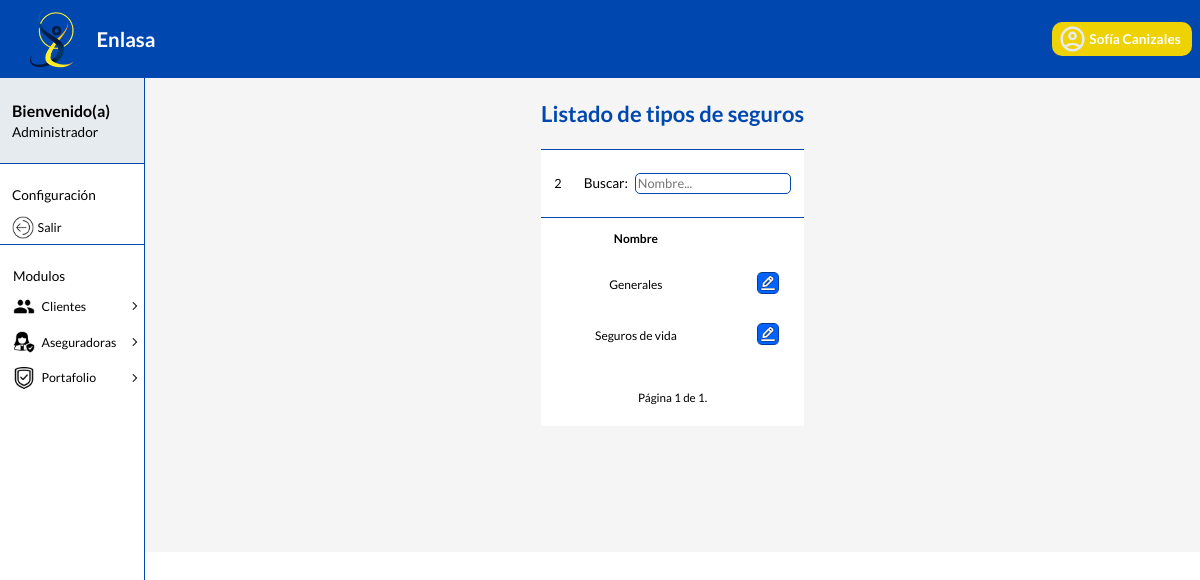
Page /admin_dashboard/types_insurances/ (signed in) on the earlier database version.
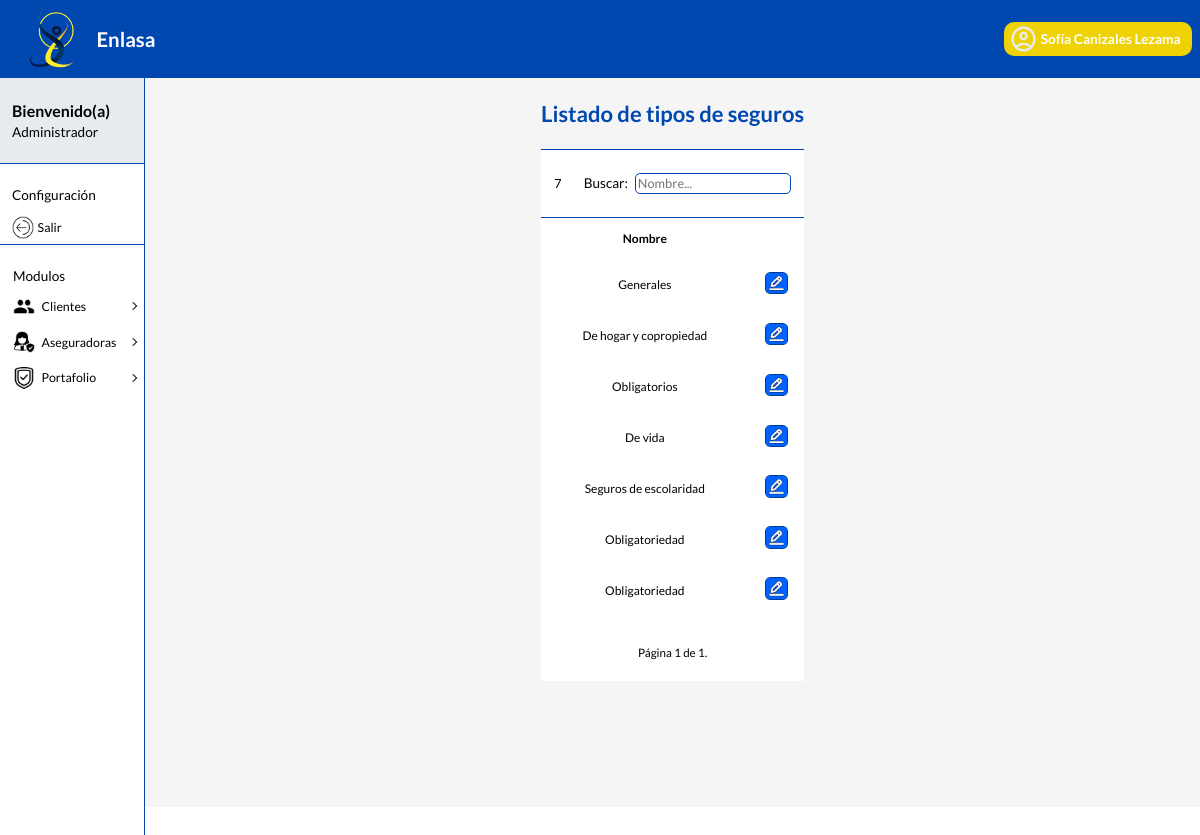
Same page on the later database version.
### home/models.py (models this page shows, shortened)
class  Usuario(AbstractBaseUser, PermissionsMixin):
    ROL = [ #creación de la enumeración de tipo de rol
        ('CLIENTE', 'Cliente'),
        ('GERENTE', 'Gerente'),
        ('ADMINISTRADOR', 'Administrador')
    ]
    num_documento = models.IntegerField( primary_key = True, unique=True)
    rol = models.CharField(max_length = 14, choices = ROL)
    nombre = models.CharField(max_length = 50)
    email = models.EmailField(max_length = 50)
    password = models.CharField(max_length = 8)
    REQUIRED_FIELDS = ['rol']
    USERNAME_FIELD = 'num_documento'
    objects = UsuarioManager()

class Tipo_Seguro(models.Model):
    id = models.AutoField(primary_key = True)
    nombre = models.CharField(max_length = 60)

### home/views.py (the view)
# urls.py: path('admin_dashboard/types_insurances/', views.show_types_insurances, name='show_types_insurances'),
@login_required
def show_types_insurances(request):
    context = {
        'type_insurance' : Tipo_Seguro.objects.all(),
    }
    paginator = Paginator(context['type_insurance'], 10)
    page = request.GET.get('page')
    try:
        type_insurance_page = paginator.page(page)
    except PageNotAnInteger:
        type_insurance_page = paginator.page(1)
    except EmptyPage:
        type_insurance_page = paginator.page(paginator.num_pages)
    context['type_insurance_page'] = type_insurance_page
    return render(request, 'admin/show_types_insurances.html', {'context': context})

### home/templates/admin/show_types_insurances.html (shortened to what this page needs)
{% extends 'layouts/baseAdmin.html' %}
{% load static %}
{% block content %}
<section id="clientes">
    <h3>Listado de tipos de seguros</h3>
</section>
<div id="general">
    <section id="buscar">
        <p id="count" class="space-num">{{ context.type_insurance_page.paginator.count }}</p>
        <section>
            <label for="buscar">Buscar:</label>
            <input name="buscar" type="text" placeholder="Nombre..."></input>
        </section>
    </section>
    <table>
        <thead>
            <tr>
                <th>Nombre</th>
            </tr>
        </thead>
        <tbody>
            {% for type_insurance in context.type_insurance_page %}
            <tr id="datos">
                <td>{{ type_insurance.nombre }}</td>
                <td>
                    {% url 'edit_type_insurance' type_insurance.id as url_edit %}
                    <button class="button-icon" onclick="window.location.href='{{url_edit}}'">
                        <figure>
                            <img src="{% static 'assets/edit.png' %}" alt="icono">
                        </figure>
                    </button>
                </td>
            </tr>
            {% endfor %}
        </tbody>
    </table>
    <div class="pagination">
        <span class="step-links">
          <span class="current"> Página {{ context.type_insurance_page.number }} de {{ context.type_insurance_page.paginator.num_pages }}. </span>
        </span>
    </div>
</div>
{% endblock %}

### home/templates/layouts/baseAdmin.html (shortened to what this page needs)
{% load static %}
<!DOCTYPE html>
<html lang="en">
<head>
    <link rel="stylesheet" href="{% static 'css/principal.css' %}">
    <link rel="stylesheet" href="{% static 'css/tables.css' %}">
    <link rel="stylesheet" href="{% static 'css/verPerfil.css' %}">
    <link rel="stylesheet" href="{% static 'css/forms.css' %}">
</head>
<body>
    <header>
        <section>
            <figure>
                <img src="{% static 'assets/iconoLogo.png' %}" alt="logo">
            </figure>
            <h1>Enlasa</h1>
        </section>
        <button id="miBoton" class="icono1">
            <img src="{% static 'assets/icono1.png' %}"  alt="icono">
            <span><strong>{{ user.nombre }}</strong></span>
        </button>
    </header>
    <div class="lyout">
        <nav id="nav" class="cerrado">
            <section class="rol">
                <h3>Bienvenido(a)</h3>
                <p>Administrador</p>
            </section>
            <section class="confi">
                <p class="p" >Configuración</p>
                <button class="icono2" id="boton-logout">
                    <figure>
                        <img src="{% static 'assets/out.png' %}"  alt="icono">
                    </figure>
                    <p>Salir</p>
                </button>
            </section>
            <ul class="list">
                <p>Modulos</p>
                <li class="list_item list_item--click">
                    <div class="list_button list_button--click">
                        <img src="{% static 'assets/people.png' %}"   class="list_img">
                        <a href="#" class="nav_link">Clientes</a>
                        <img src="{% static 'assets/arrow.png' %}"   class="list_arrow">
                    </div>
                </li>
                <li class="list_item list_item--click">
                    <div class="list_button list_button--click">
                        <img src="{% static 'assets/insuHome.png' %}"  class="list_img">
                        <a href="#" class="nav_link">Aseguradoras</a>
                        <img src="{% static 'assets/arrow.png' %}"   class="list_arrow">
                    </div>
                </li>
                <li class="list_item list_item--click">
                    <div class="list_button list_button--click">
                        <img src="{% static 'assets/insurance.png' %}"  class="list_img">
                        <a href="#" class="nav_link">Portafolio</a>
                        <img src="{% static 'assets/arrow.png' %}"   class="list_arrow">
                    </div>
                </li>
               </ul>
        </nav>
        <main>
            {% block content %}
            {% endblock %}
        </main>
    </div>
</body>
</html>

Differences in the rows shown:
changed Usuario: nombre "Sofía Canizales" → "Sofía Canizales Lezama"
changed Tipo_Seguro: nombre "Seguros de vida" → "De hogar y copropiedad"
added Tipo_Seguro: nombre "Obligatorios"
added Tipo_Seguro: nombre "De vida"
added Tipo_Seguro: nombre "Seguros de escolaridad"
added Tipo_Seguro: nombre "Obligatoriedad"
added Tipo_Seguro: nombre "Obligatoriedad"
Other differences:
{{ context.type_insurance_page.paginator.count }}: "2" → "7"
